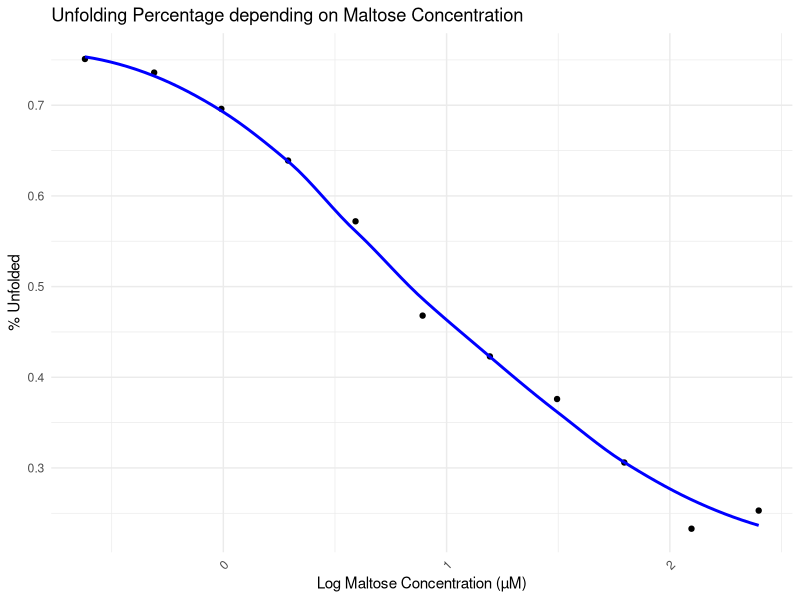

Here is the R script that generated this plot:
#!/usr/bin/env R

library(ggplot2)

# Read the specific columns from the CSV file
concentration_data <- read.csv('Template-Normalization.csv', skip = 87, nrows = 13, header = TRUE)[, 16]
percent_unfolded_data <- read.csv('Template-Normalization.csv', skip = 87, nrows = 13, header = TRUE)[, 17]

# Convert the concentration data to numeric and remove non-numeric characters
concentration_data <- as.numeric(gsub("[^0-9.]", "", concentration_data))

# Remove non-positive values to avoid issues with logarithmic transformation
valid_indices <- concentration_data > 0
concentration_data <- concentration_data[valid_indices]
percent_unfolded_data <- percent_unfolded_data[valid_indices]

# Apply logarithmic transformation to the concentration data
log_concentration <- log10(concentration_data)

# Combine the data into a new dataframe
plot_data <- data.frame(Concentration = log_concentration, PercentUnfolded = percent_unfolded_data)

# Remove rows with missing values
plot_data <- na.omit(plot_data)

# Create the plot with a trendline
ggplot(plot_data, aes(x = Concentration, y = PercentUnfolded)) +
    geom_point() +  # Scatter points
    geom_smooth(method = "loess", formula = "y ~ x", se = FALSE, color = "blue") +  # Trendline
    labs(title = "Unfolding Percentage depending on Maltose Concentration",
         x = "Log Maltose Concentration (µM)",
         y = "% Unfolded") +
    theme_minimal() +
    theme(axis.text.x = element_text(angle = 45, hjust = 1))
